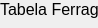
          <widget class="QWidget" name="Tab_Ferragens_3">
           <property name="geometry">
            <rect>
             <x>0</x>
             <y>0</y>
             <width>98</width>
             <height>28</height>
            </rect>
           </property>
           <attribute name="label">
            <string>Tabela Ferragens</string>
           </attribute>
           <widget class="QTableWidget" name="Tab_Ferragens_11">
            <property name="geometry">
             <rect>
              <x>0</x>
              <y>34</y>
              <width>2451</width>
              <height>1081</height>
             </rect>
            </property>
            <property name="font">
             <font>
              <pointsize>10</pointsize>
             </font>
            </property>
            <property name="verticalScrollBarPolicy">
             <enum>Qt::ScrollBarAlwaysOn</enum>
            </property>
            <property name="horizontalScrollBarPolicy">
             <enum>Qt::ScrollBarAlwaysOn</enum>
            </property>
            <property name="rowCount">
             <number>46</number>
            </property>
            <property name="columnCount">
             <number>21</number>
            </property>
            <property name="horizontalHeaderLabels" stdset="0">
             <stringlist>
              <string>Ferragens</string>
              <string>Descricao</string>
              <string>id_fer</string>
              <string>id_orcamento</string>
              <string>id_verc_orcamento</string>
              <string>REF_LE</string>
              <string>DESCRICAO_no_ORCAMENTO</string>
              <string>PLIQ</string>
              <string>MARGEM</string>
              <string>DESCONTO</string>
              <string>UND</string>
              <string>DESP</string>
              <string>CORRESP_ORLA_0_4</string>
              <string>CORRESP_ORLA_1_0</string>
              <string>TIPO</string>
              <string>FAMILIA</string>
              <string>COMP_MP</string>
              <string>LARG_MP</string>
              <string>ESP_MP</string>
              <string>MP</string>
             </stringlist>
            </property>
            <property name="verticalHeaderLabels" stdset="0">
             <stringlist>
              <string>Fer_Dobradica_1</string>
              <string>Fer_Dobradica_2</string>
              <string>Fer_Dobradica_3</string>
              <string>Fer_Suporte Prateleira_1</string>
              <string>Fer_Suporte Prateleira_2</string>
              <string>Fer_Suporte Varao</string>
              <string>Fer_Varao_SPP</string>
              <string>Fer_Rodape_PVC</string>
              <string>Fer_Pes_1</string>
              <string>Fer_Pes_2</string>
              <string>Fer_Grampas</string>
              <string>Fer_Corredica_1</string>
              <string>Fer_Corredica_2</string>
              <string>Fer_Corredica_3</string>
              <string>Fer_Puxador STD</string>
              <string>Fer_Puxador Fresado J</string>
              <string>Fer_Puxador_SPP_1</string>
              <string>Fer_Puxador_SPP_2</string>
              <string>Fer_Puxador_SPP_3</string>
              <string>Fer_Sistema_Basculante_1</string>
              <string>Fer_Sistema_Basculante_2</string>
              <string>Fer_Balde Lixo</string>
              <string>Fer_Canto Cozinha_1</string>
              <string>Fer_Canto Cozinha_2</string>
              <string>Fer_Porta Talheres</string>
              <string>Fer_Porta Calcas</string>
              <string>Fer_Fundo Aluminio</string>
              <string>Fer_Calha Led</string>
              <string>Fer_Fita Led</string>
              <string>Fer_Transformador Led</string>
              <string>Fer_Cabos Led_1</string>
              <string>Fer_Cabos Led_2</string>
              <string>Fer_Sensor_Led_1</string>
              <string>Fer_Sensor_Led_2</string>
              <string>Fer_Iluminacao_1</string>
              <string>Fer_Iluminacao_2</string>
              <string>Fer_Iluminacao_3</string>
              <string>Fer_Ferragem_Diversas</string>
              <string>Fer_Acessorio_1</string>
              <string>Fer_Acessorio_2</string>
              <string>Fer_Acessorio_3</string>
              <string>Fer_Acessorio_4</string>
              <string>Fer_Acessorio_5</string>
              <string>Fer_Acessorio_6</string>
              <string>Fer_Acessorio_7</string>
              <string>Fer_Acessorio_8_SPP</string>
             </stringlist>
            </property>
            <row/>
            <row/>
            <row/>
            <row/>
            <row/>
            <row/>
            <row/>
            <row/>
            <row/>
            <row/>
            <row/>
            <row/>
            <row/>
            <row/>
            <row/>
            <row/>
            <row/>
            <row/>
            <row/>
            <row/>
            <row/>
            <row/>
            <row/>
            <row/>
            <row/>
            <row/>
            <row/>
            <row/>
            <row/>
            <row/>
            <row/>
            <row/>
            <row/>
            <row/>
            <row/>
            <row/>
            <row/>
            <row/>
            <row/>
            <row/>
            <row/>
            <row/>
            <row/>
            <row/>
            <row/>
            <column/>
            <column/>
            <column/>
            <column/>
            <column/>
            <column/>
            <column/>
            <column/>
            <column/>
            <column/>
            <column/>
            <column/>
            <column/>
            <column/>
            <column/>
            <column/>
            <column/>
            <column/>
            <column/>
            <column/>
            <column/>
           </widget>
           <widget class="QLabel" name="label_Tab_Ferragens_11">
            <property name="geometry">
             <rect>
              <x>0</x>
              <y>0</y>
              <width>121</width>
              <height>19</height>
             </rect>
            </property>
            <property name="font">
             <font>
              <pointsize>12</pointsize>
             </font>
            </property>
            <property name="text">
             <string>Tabela Ferragens</string>
            </property>
           </widget>
           <widget class="QPushButton" name="guardar_dados_item_orcamento_tab_ferragens_2">
            <property name="geometry">
             <rect>
              <x>410</x>
              <y>0</y>
              <width>341</width>
              <height>23</height>
             </rect>
            </property>
            <property name="toolTip">
             <string>&lt;html&gt;&lt;head/&gt;&lt;body&gt;&lt;p&gt;Este botão guarda na base dados e associado ao num_orc &amp;amp; ver_orc &amp;amp; id_item todas as 4 tabelas com dados preenchidos de linhas e colunas&lt;/p&gt;&lt;/body&gt;&lt;/html&gt;</string>
            </property>
            <property name="text">
             <string>Guardar para este Orcamento Dados Item Tabela Ferragens</string>
            </property>
           </widget>
           <widget class="QPushButton" name="importar_dados_item_tab_ferragens_2">
            <property name="geometry">
             <rect>
              <x>150</x>
              <y>0</y>
              <width>241</width>
              <height>23</height>
             </rect>
            </property>
            <property name="toolTip">
             <string>&lt;html&gt;&lt;head/&gt;&lt;body&gt;&lt;p&gt;Este botão pode importar os dados apenas para o item a orçamentar  para o preenchimento das 4 tabelas em simultaneo&lt;/p&gt;&lt;/body&gt;&lt;/html&gt;</string>
            </property>
            <property name="text">
             <string>Importar Dados Item Tabela Ferragens</string>
            </property>
           </widget>
           <widget class="QPushButton" name="limpar_linha_tab_ferragens">
            <property name="geometry">
             <rect>
              <x>760</x>
              <y>0</y>
              <width>321</width>
              <height>23</height>
             </rect>
            </property>
            <property name="text">
             <string>Limpar Linha Selecionada</string>
            </property>
           </widget>
          </widget>
